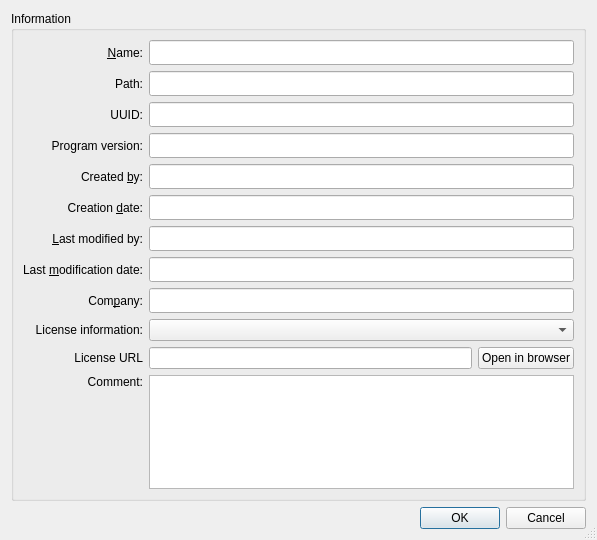
<?xml version="1.0" encoding="UTF-8"?>
<ui version="4.0">
 <class>Gui::Dialog::DlgProjectInformation</class>
 <widget class="QDialog" name="Gui::Dialog::DlgProjectInformation">
  <property name="geometry">
   <rect>
    <x>0</x>
    <y>0</y>
    <width>597</width>
    <height>540</height>
   </rect>
  </property>
  <property name="windowTitle">
   <string>Project information</string>
  </property>
  <property name="sizeGripEnabled">
   <bool>true</bool>
  </property>
  <property name="modal">
   <bool>true</bool>
  </property>
  <layout class="QGridLayout" name="gridLayout">
   <item row="0" column="0">
    <widget class="QGroupBox" name="groupBoxInfo">
     <property name="title">
      <string>Information</string>
     </property>
     <layout class="QGridLayout">
      <property name="leftMargin">
       <number>9</number>
      </property>
      <property name="topMargin">
       <number>9</number>
      </property>
      <property name="rightMargin">
       <number>9</number>
      </property>
      <property name="bottomMargin">
       <number>9</number>
      </property>
      <property name="spacing">
       <number>6</number>
      </property>
      <item row="0" column="0">
       <widget class="QLabel" name="textLabelName">
        <property name="text">
         <string>&amp;Name:</string>
        </property>
        <property name="alignment">
         <set>Qt::AlignRight|Qt::AlignTrailing|Qt::AlignVCenter</set>
        </property>
        <property name="buddy">
         <cstring>lineEditName</cstring>
        </property>
       </widget>
      </item>
      <item row="0" column="1">
       <widget class="QLineEdit" name="lineEditName">
        <property name="minimumSize">
         <size>
          <width>0</width>
          <height>25</height>
         </size>
        </property>
        <property name="readOnly">
         <bool>true</bool>
        </property>
       </widget>
      </item>
      <item row="1" column="0">
       <widget class="QLabel" name="textLabelPath">
        <property name="text">
         <string>Path:</string>
        </property>
        <property name="alignment">
         <set>Qt::AlignRight|Qt::AlignTrailing|Qt::AlignVCenter</set>
        </property>
       </widget>
      </item>
      <item row="1" column="1">
       <widget class="QLineEdit" name="lineEditPath">
        <property name="minimumSize">
         <size>
          <width>0</width>
          <height>25</height>
         </size>
        </property>
        <property name="readOnly">
         <bool>true</bool>
        </property>
       </widget>
      </item>
      <item row="2" column="0">
       <widget class="QLabel" name="textLabelUuid">
        <property name="text">
         <string>UUID:</string>
        </property>
        <property name="alignment">
         <set>Qt::AlignRight|Qt::AlignTrailing|Qt::AlignVCenter</set>
        </property>
       </widget>
      </item>
      <item row="2" column="1">
       <widget class="QLineEdit" name="lineEditUuid">
        <property name="minimumSize">
         <size>
          <width>0</width>
          <height>25</height>
         </size>
        </property>
        <property name="readOnly">
         <bool>true</bool>
        </property>
       </widget>
      </item>
      <item row="3" column="0">
       <widget class="QLabel" name="textLabelProgramVersion">
        <property name="text">
         <string>Program version:</string>
        </property>
        <property name="alignment">
         <set>Qt::AlignRight|Qt::AlignTrailing|Qt::AlignVCenter</set>
        </property>
       </widget>
      </item>
      <item row="3" column="1">
       <widget class="QLineEdit" name="lineEditProgramVersion">
        <property name="minimumSize">
         <size>
          <width>0</width>
          <height>25</height>
         </size>
        </property>
        <property name="readOnly">
         <bool>true</bool>
        </property>
       </widget>
      </item>
      <item row="4" column="0">
       <widget class="QLabel" name="textLabelCreator">
        <property name="text">
         <string>Created &amp;by:</string>
        </property>
        <property name="alignment">
         <set>Qt::AlignRight|Qt::AlignTrailing|Qt::AlignVCenter</set>
        </property>
        <property name="buddy">
         <cstring>lineEditCreator</cstring>
        </property>
       </widget>
      </item>
      <item row="4" column="1">
       <widget class="QLineEdit" name="lineEditCreator">
        <property name="minimumSize">
         <size>
          <width>0</width>
          <height>25</height>
         </size>
        </property>
       </widget>
      </item>
      <item row="5" column="0">
       <widget class="QLabel" name="textLabelCreateDate">
        <property name="text">
         <string>Creation &amp;date:</string>
        </property>
        <property name="alignment">
         <set>Qt::AlignRight|Qt::AlignTrailing|Qt::AlignVCenter</set>
        </property>
        <property name="buddy">
         <cstring>lineEditDate</cstring>
        </property>
       </widget>
      </item>
      <item row="5" column="1">
       <widget class="QLineEdit" name="lineEditDate">
        <property name="minimumSize">
         <size>
          <width>0</width>
          <height>25</height>
         </size>
        </property>
        <property name="readOnly">
         <bool>true</bool>
        </property>
       </widget>
      </item>
      <item row="6" column="0">
       <widget class="QLabel" name="textLabelLastMod">
        <property name="text">
         <string>&amp;Last modified by:</string>
        </property>
        <property name="alignment">
         <set>Qt::AlignRight|Qt::AlignTrailing|Qt::AlignVCenter</set>
        </property>
        <property name="buddy">
         <cstring>lineEditLastMod</cstring>
        </property>
       </widget>
      </item>
      <item row="6" column="1">
       <widget class="QLineEdit" name="lineEditLastMod">
        <property name="minimumSize">
         <size>
          <width>0</width>
          <height>25</height>
         </size>
        </property>
       </widget>
      </item>
      <item row="7" column="0">
       <widget class="QLabel" name="textLabelLastModDate">
        <property name="text">
         <string>Last &amp;modification date:</string>
        </property>
        <property name="alignment">
         <set>Qt::AlignRight|Qt::AlignTrailing|Qt::AlignVCenter</set>
        </property>
        <property name="buddy">
         <cstring>lineEditLastModDate</cstring>
        </property>
       </widget>
      </item>
      <item row="7" column="1">
       <widget class="QLineEdit" name="lineEditLastModDate">
        <property name="minimumSize">
         <size>
          <width>0</width>
          <height>25</height>
         </size>
        </property>
        <property name="readOnly">
         <bool>true</bool>
        </property>
       </widget>
      </item>
      <item row="8" column="0">
       <widget class="QLabel" name="textLabelCompany">
        <property name="text">
         <string>Com&amp;pany:</string>
        </property>
        <property name="alignment">
         <set>Qt::AlignRight|Qt::AlignTrailing|Qt::AlignVCenter</set>
        </property>
        <property name="buddy">
         <cstring>lineEditCompany</cstring>
        </property>
       </widget>
      </item>
      <item row="8" column="1">
       <widget class="QLineEdit" name="lineEditCompany">
        <property name="minimumSize">
         <size>
          <width>0</width>
          <height>25</height>
         </size>
        </property>
       </widget>
      </item>
      <item row="9" column="0">
       <widget class="QLabel" name="textLabelLicense">
        <property name="text">
         <string>License information:</string>
        </property>
        <property name="alignment">
         <set>Qt::AlignRight|Qt::AlignTrailing|Qt::AlignVCenter</set>
        </property>
       </widget>
      </item>
      <item row="9" column="1">
       <widget class="QComboBox" name="comboLicense"/>
      </item>
      <item row="10" column="0">
       <widget class="QLabel" name="textLabelLicenseURL">
        <property name="text">
         <string>License URL</string>
        </property>
        <property name="alignment">
         <set>Qt::AlignRight|Qt::AlignTrailing|Qt::AlignVCenter</set>
        </property>
       </widget>
      </item>
      <item row="10" column="1">
       <layout class="QHBoxLayout" name="horizontalLayout_2">
        <item>
         <widget class="QLineEdit" name="lineEditLicenseURL"/>
        </item>
        <item>
         <widget class="QPushButton" name="pushButtonOpenURL">
          <property name="text">
           <string>Open in browser</string>
          </property>
         </widget>
        </item>
       </layout>
      </item>
      <item row="11" column="0">
       <widget class="QLabel" name="textLabelComment">
        <property name="text">
         <string>Comment:</string>
        </property>
        <property name="alignment">
         <set>Qt::AlignRight|Qt::AlignTrailing|Qt::AlignVCenter</set>
        </property>
        <property name="buddy">
         <cstring>textEditComment</cstring>
        </property>
       </widget>
      </item>
      <item row="11" column="1" rowspan="2">
       <widget class="QTextEdit" name="textEditComment"/>
      </item>
      <item row="12" column="0">
       <spacer>
        <property name="orientation">
         <enum>Qt::Vertical</enum>
        </property>
        <property name="sizeType">
         <enum>QSizePolicy::Expanding</enum>
        </property>
        <property name="sizeHint" stdset="0">
         <size>
          <width>91</width>
          <height>240</height>
         </size>
        </property>
       </spacer>
      </item>
     </layout>
    </widget>
   </item>
   <item row="1" column="0">
    <widget class="QDialogButtonBox" name="buttonBox">
     <property name="standardButtons">
      <set>QDialogButtonBox::Cancel|QDialogButtonBox::Ok</set>
     </property>
    </widget>
   </item>
  </layout>
 </widget>
 <layoutdefault spacing="6" margin="11"/>
 <resources/>
 <connections>
  <connection>
   <sender>buttonBox</sender>
   <signal>accepted()</signal>
   <receiver>Gui::Dialog::DlgProjectInformation</receiver>
   <slot>accept()</slot>
   <hints>
    <hint type="sourcelabel">
     <x>298</x>
     <y>518</y>
    </hint>
    <hint type="destinationlabel">
     <x>298</x>
     <y>269</y>
    </hint>
   </hints>
  </connection>
  <connection>
   <sender>buttonBox</sender>
   <signal>rejected()</signal>
   <receiver>Gui::Dialog::DlgProjectInformation</receiver>
   <slot>reject()</slot>
   <hints>
    <hint type="sourcelabel">
     <x>298</x>
     <y>518</y>
    </hint>
    <hint type="destinationlabel">
     <x>298</x>
     <y>269</y>
    </hint>
   </hints>
  </connection>
 </connections>
</ui>
